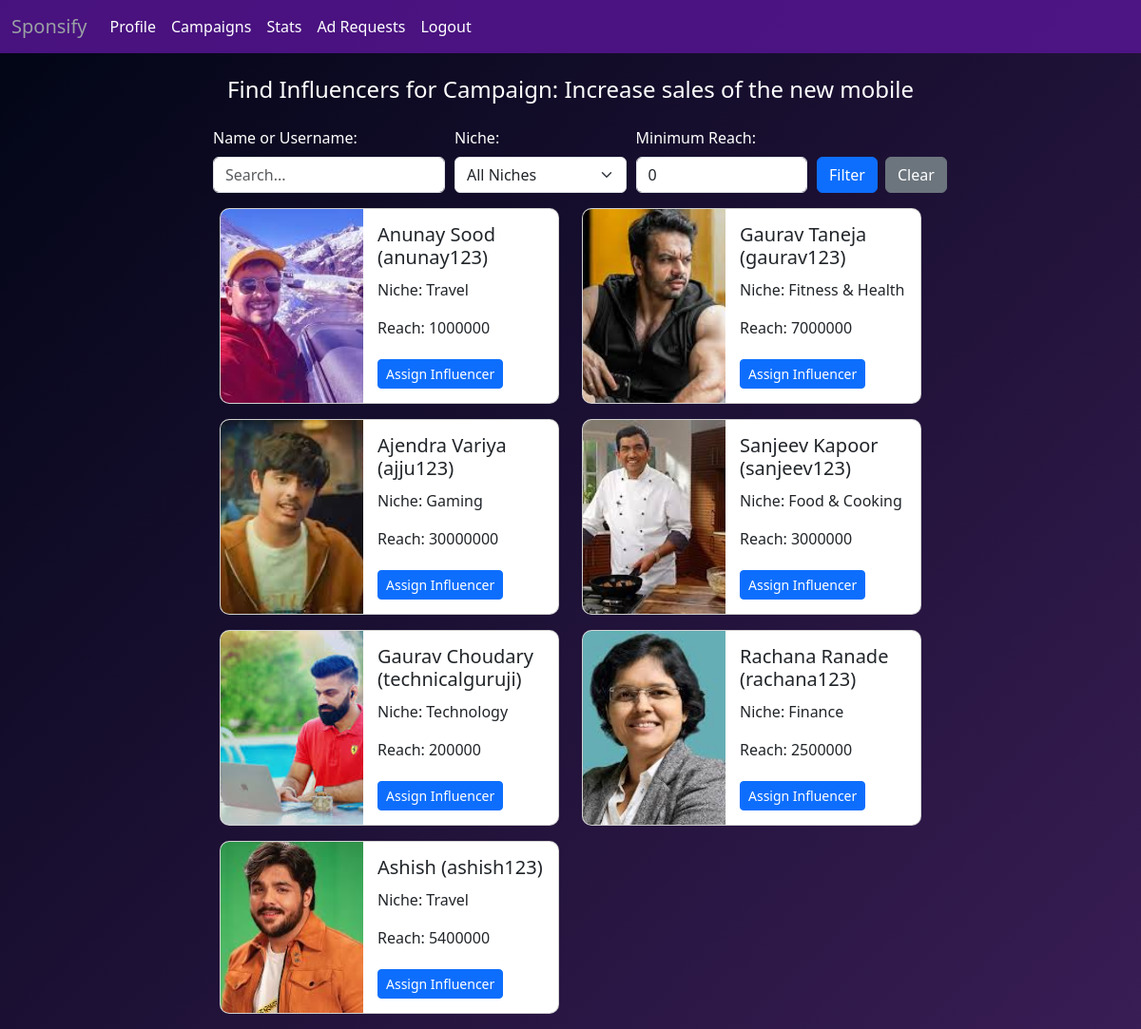
/search_influencers_for_campaign/2 (signed in), run on the app's committed database.
### models.py (models this page shows, shortened)
class Campaign(db.Model):
    id = db.Column(db.Integer, primary_key=True)
    sponsor_id = db.Column(db.Integer, db.ForeignKey('sponsor.id'), nullable=False)
    name = db.Column(db.String(100), nullable=False)
    description = db.Column(db.Text)
    niche = db.Column(db.Text)
    start_date = db.Column(db.Date)
    end_date = db.Column(db.Date)
    budget = db.Column(db.Integer)
    is_flag = db.Column(db.Boolean, default=False)
    visibility = db.Column(db.String(10), default='public')
    goals = db.Column(db.Text)
    ad_requests = db.relationship('AdRequest', backref='campaign', lazy=True)

class Influencer(db.Model):
    id = db.Column(db.Integer, db.ForeignKey('user.id'), primary_key=True)
    name = db.Column(db.String(100), nullable=False)
    category = db.Column(db.String(50))
    niche = db.Column(db.String(50))
    reach = db.Column(db.Integer)
    is_flag = db.Column(db.Boolean,default=False)
    Rating = db.Column(db.Integer)
    profile_picture = db.Column(db.String(100))

class User(db.Model):
    id = db.Column(db.Integer, primary_key=True)
    username = db.Column(db.String(80), unique=True, nullable=False)
    password = db.Column(db.String(120), nullable=False)
    role = db.Column(db.String(20), nullable=False)
    is_flag = db.Column(db.Boolean,default=False)
    sponsor = db.relationship("Sponsor", uselist=False, backref="user", cascade="all, delete-orphan")
    influencer = db.relationship("Influencer", uselist=False, backref="user", cascade="all, delete-orphan")

### routes.py (the view)
@app.route('/search_influencers_for_campaign/<int:campaign_id>', methods=['GET'])
@login_required
def search_influencers_for_campaign(campaign_id):
    campaign = Campaign.query.get_or_404(campaign_id)
    search_query = request.args.get('search', '')
    selected_niche = request.args.get('niche', '')
    min_reach = request.args.get('min_reach', 0, type=int)
    query = Influencer.query.join(User).filter(Influencer.is_flag == False)
    if search_query:
        query = query.filter(
            Influencer.name.ilike(f'%{search_query}%') |
            User.username.ilike(f'%{search_query}%')
        )
    if min_reach > 0:
        query = query.filter(Influencer.reach >= min_reach)
    if selected_niche:
        query = query.filter(Influencer.niche == selected_niche)
    influencers = query.all()
    niches = db.session.query(Influencer.niche.distinct()).all()
    niches = [niche[0] for niche in niches]
    return render_template('search_influencers_for_campaign.html',
                           campaign=campaign, influencers=influencers, niches=niches)

### routes.py (called while the page is built)
def login_required(f):
    @wraps(f)
    def wrap(*args, **kwargs):
        if 'user_id' not in session:
            flash("You need to login first")
            return redirect(url_for('login'))
        else:
            user_id  = session['user_id']
            user = User.query.filter_by(id=user_id).first()
            if user.is_flag:
                flash("You are flagged")
                return redirect(url_for('login'))
        return f(*args, **kwargs)
    return wrap

### templates/search_influencers_for_campaign.html (shortened to what this page needs)
{% extends 'spndash.html' %}
{% block content %}
<div class="container">
    <h4 class="my-4 text-center">Find Influencers for Campaign: {{ campaign.name }}</h4>
    <form method="GET" action="{{ url_for('search_influencers_for_campaign', campaign_id=campaign.id) }}">
        <div class="row mb-3">
            <div class="col-md-4">
                <label for="search" class="form-label">Name or Username:</label>
                <input type="text" class="form-control" id="search" name="search" placeholder="Search..." value="{{ request.args.get('search', '') }}">
            </div>
            <div class="col-md-3">
                <label for="niche" class="form-label">Niche:</label>
                <select name="niche" id="niche" class="form-select">
                    <option value="">All Niches</option>
                </select>
            </div>
            <div class="col-md-3">
                <label for="min_reach" class="form-label">Minimum Reach:</label>
                <input type="number" class="form-control" id="min_reach" name="min_reach" placeholder="Enter minimum reach" value="{{ request.args.get('min_reach', 0) }}">
            </div>
            <div class="col-md-2 d-flex align-items-end">
                <button type="submit" class="btn btn-primary me-2">Filter</button>
                <a href="{{ url_for('search_influencers_for_campaign', campaign_id=campaign.id) }}" class="btn btn-secondary">Clear</a>
            </div>
        </div>
    </form>
    {% if influencers %}
        <div class="row">
            {% for influencer in influencers %}
                <div class="col-md-6 mb-3">
                    <div class="card h-100 d-flex flex-row align-items-center">
                        {% if influencer.profile_picture %}
                            <img src="{{ url_for('static', filename='uploads/' + influencer.profile_picture) }}" class="card-img-left" alt="Profile Picture">
                        {% endif %}
                        <div class="card-body">
                            <h5 class="card-title">{{ influencer.name }} ({{ influencer.user.username }})</h5>
                            <p class="card-text">Niche: {{ influencer.niche }}</p>
                            <p class="card-text">Reach: {{ influencer.reach }}</p>
                            <a href="{{ url_for('create_ad_request', campaign_id=campaign.id, influencer_id=influencer.id) }}" class="btn btn-primary btn-sm">Assign Influencer</a>
                        </div>
                    </div>
                </div>
            {% endfor %}
        </div>
    {% else %}
        <p class="mt-2 text-center">No influencers found.</p>
    {% endif %}
</div>
{% endblock %}

### templates/search_influencers_for_campaign.html (style rules this page uses)
body { background: linear-gradient(135deg, #010515 0%, #220341e5 100%); color: #fff; }
.container { max-width: 800px; margin: auto; }
.card { border-radius: 10px; overflow: hidden; }
.card-img-left { width: 150px; height: 100%; object-fit: cover; }
.card-body { padding: 15px; }
.card-title { font-size: 1.25rem; margin-bottom: 10px; }
.btn { margin-top: 5px; }
.row { margin-left: -5px; margin-right: -5px; }
.col-md-4, .col-md-3, .col-md-2 { padding-left: 5px; padding-right: 5px; }

### data on the page
Campaign: name "Increase sales of the new mobile"
Influencer: profile_picture (picture), name "Anunay Sood", user.username "anunay123", niche "Travel", reach "1000000"
Influencer: profile_picture (picture), name "Gaurav Taneja", user.username "gaurav123", niche "Fitness & Health", reach "7000000"
Influencer: profile_picture (picture), name "Ajendra Variya", user.username "ajju123", niche "Gaming", reach "30000000"
Influencer: profile_picture (picture), name "Sanjeev Kapoor", user.username "sanjeev123", niche "Food & Cooking", reach "3000000"
Influencer: profile_picture (picture), name "Gaurav Choudary", user.username "technicalguruji", niche "Technology", reach "200000"
Influencer: profile_picture (picture), name "Rachana Ranade", user.username "rachana123", niche "Finance", reach "2500000"
Influencer: profile_picture (picture), name "Ashish", user.username "ashish123", niche "Travel", reach "5400000"
